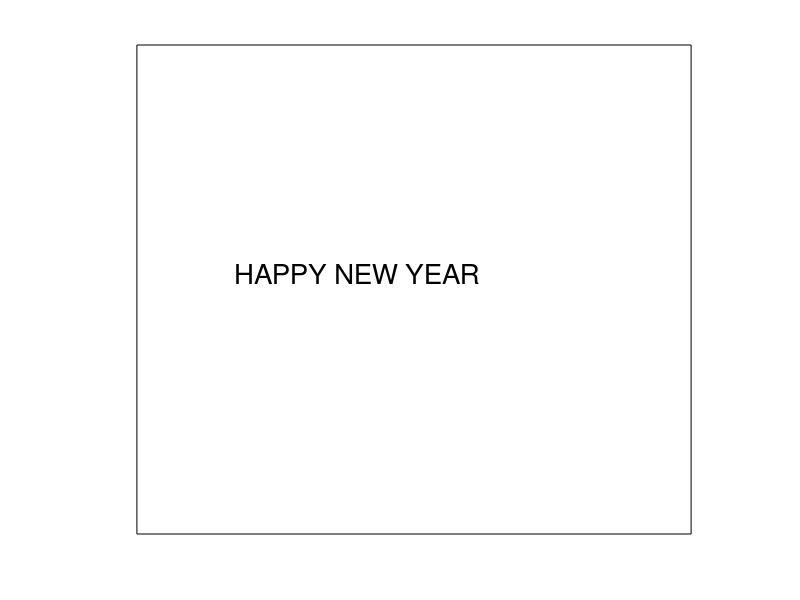

Reproduce this figure in MATLAB. (Note: this script raises an error after producing the figure.)
clc
clear all


hold on
axis equal
axis([0,1.7,0.5,2])
axis off
rectangle('position',[0,0.5,1.7,1.5],'facecolor','w');
set(gcf,'menubar','none')


a=00;
b=00;
c=03;

h=text(0.5,1.3,[num2str(a),':',num2str(b),':',num2str(c)],'fontsize',40);

k=1;

while k
    
    tic
    
    if a==0 && b==0 && c==0
        break;
    end
    
    
    if c==0
        c=60-1;
        if b==0
            b=60-1;
            a=a-1;
        else
            b=b-1;
        end
    else
        c=c-1;
    end
    
    
    set(h,'string',[num2str(a),':',num2str(b),':',num2str(c)]);
    
    pause(1-toc)
end

% rectangle('position',[0,0.5,1.7,2],'facecolor','y')
set(h,'string','HAPPY NEW YEAR','fontsize',20,'position',[0.3,1.3]);

j=500;
h1=zeros(1,j);h2=zeros(1,j);
lm=zeros(1,j);lm1=zeros(1,j);
km=zeros(1,j);km1=zeros(1,j);
rm=zeros(1,j);

for jj=1:j
    
    lm(jj)=-0.05+(1.65+0.05).*rand(1);lm1(jj)=lm(jj)+0.05;rm(jj)=0.15+(0.3-0.15).*rand(1);
    km(jj)=-1.5+(0+1.5).*rand(1);km1(jj)=km(jj) + rm(jj)/2 - 0.5; 
    
    h2(jj)=line([lm1(jj),lm1(jj)],[km(jj)+rm(jj)/2,km1(jj)],'color','k');
    h1(jj)=rectangle('position',[lm(jj),km(jj),0.1,rm(jj)],'curvature',[1,1],'facecolor',rand(1,3));
    
end

gg=1;
[rd,sd]=wavread('vic.wav');
land=audioplayer(rd,sd);

while gg
    
    for ss=1:j
        
        lm(ss)=lm(ss);
        km(ss)=km(ss)+(0.03+(0.05-0.03).*rand(1));km1(ss)=km1(ss)+(0.03+(0.05-0.03).*rand(1));
%         (0.03+(0.05-0.03).*rand(1))
        set(h1(ss),'position',[lm(ss),km(ss),0.12,rm(ss)]);
        set(h2(ss),'yData',[km(ss)+rm(ss)/2,km1(ss)]);
        
    end
    
    if max(km)>= 2
        break;
    end
    
    play(land)
    pause(0.1)
    
end

 set(h,'string','HAPPY NEW YEAR','fontsize',20,'position',[0.3,1.3]);
    